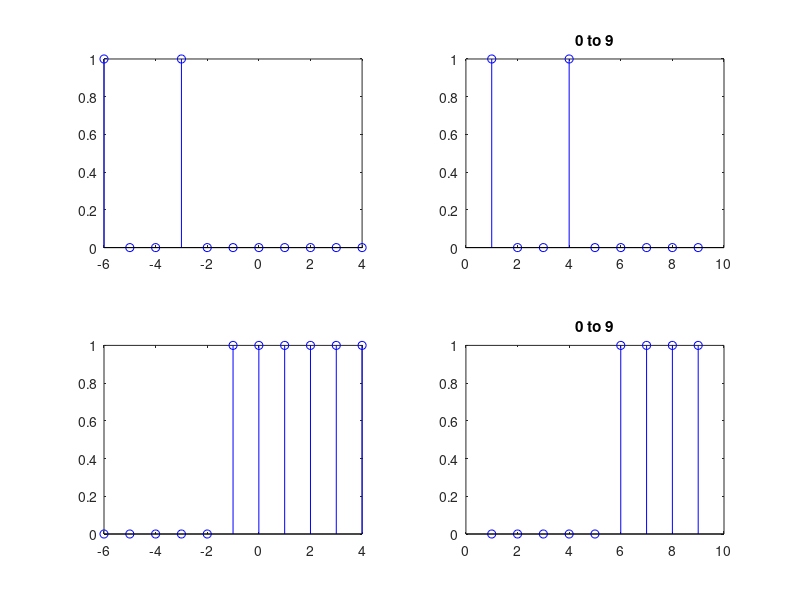

Here is the MATLAB script that generated this plot:
clear
subplot(2,2,2);
x1=1:9;
y1=zeros(1,9);
y1(1)=1;
y1(4)=1;
stem(x1,y1,'b');
title("0 to 9")

subplot(2,2,4);
x2=1:9;
y2=ones(1,9);
n=5;
y2(1:n)=0;
stem(x2,y2,'b');
title("0 to 9")

subplot(2,2,1);
x3=-6:4;
%limits from 0 to j is of size k+1 = b-a+1 = 4+6+1 =11
y3=zeros(1,11);
y3(1)=1;
y3(4)=1;
stem(x3,y3,'b');

subplot(2,2,3);
x4=-6:4;
y4=ones(1,11);
n4=5;
y4(1:n4)=0;
stem(x4,y4,'b');
